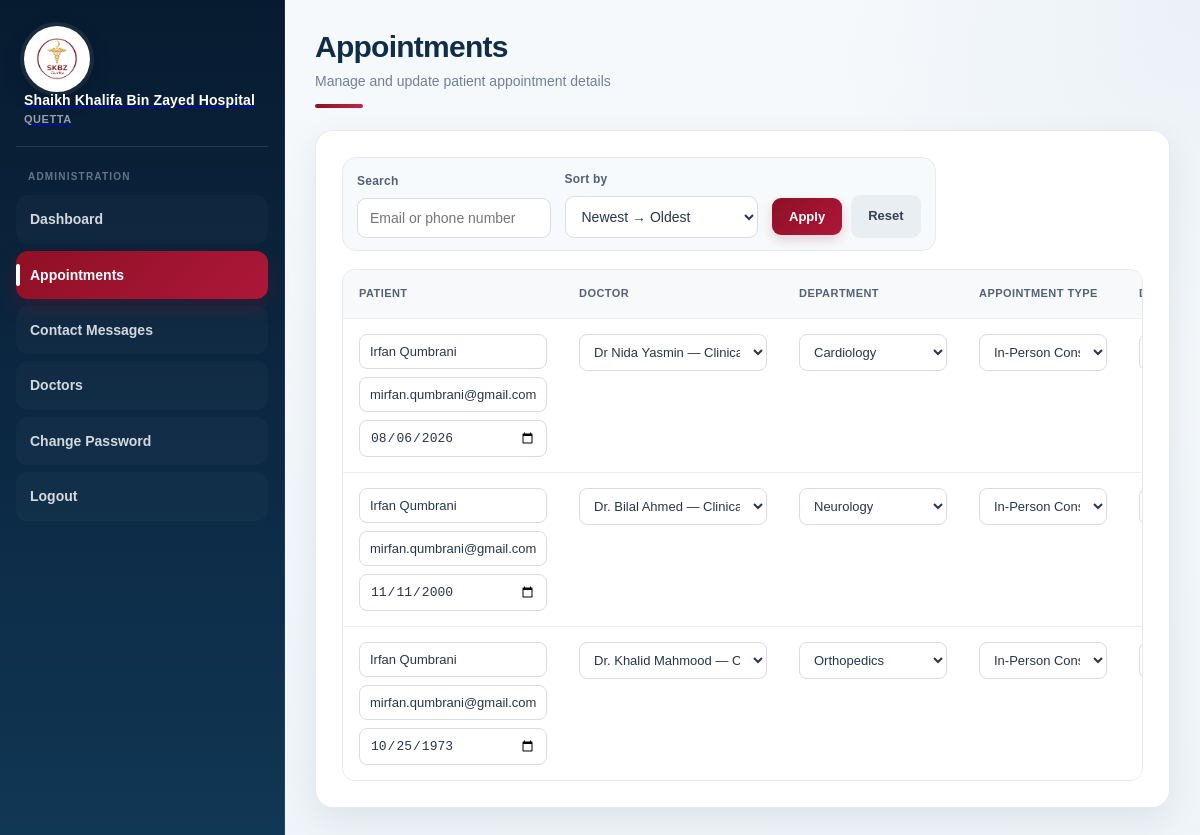
The page /admin/appointments.php (signed in) on the database its author committed.
### tables this page shows
CREATE TABLE `appointments` (
  `appointment_id` int(11) NOT NULL,
  `patient_id` int(11) NOT NULL,
  `doctor_id` int(11) NOT NULL,
  `department_id` int(11) NOT NULL,
  `appointment_type` enum('In-Person Consultation','Follow-up Visit','General Check-up') NOT NULL,
  `appointment_date` date NOT NULL,
  `appointment_time` time NOT NULL,
  `visit_reason` varchar(255) DEFAULT NULL,
  `additional_message` text DEFAULT NULL,
  `medical_record_path` varchar(255) DEFAULT NULL,
  `status` enum('Pending','Confirmed','Completed','Cancelled') DEFAULT 'Pending',
  `created_at` timestamp NOT NULL DEFAULT current_timestamp()
);

CREATE TABLE `patients` (
  `patient_id` int(11) NOT NULL,
  `full_name` varchar(120) NOT NULL,
  `email` varchar(150) NOT NULL,
  `phone` varchar(30) NOT NULL,
  `date_of_birth` date DEFAULT NULL,
  `gender` enum('Male','Female','Other','Prefer not to say') DEFAULT NULL,
  `created_at` timestamp NOT NULL DEFAULT current_timestamp()
);

### admin/appointments.php (the view, shortened to what this page needs)
<?php
require_once __DIR__ . "/auth.php";
$search = trim($_GET["search"] ?? "");
$sortOrder = $_GET["sort_by"] ?? "newest_first";
$departmentOptions = $pdo->query(
    "SELECT department_id, department_name
     FROM departments
     ORDER BY department_name"
)->fetchAll();
$doctorOptions = $pdo->query(
    "SELECT
        d.doctor_id,
        d.department_id,
        d.full_name,
        d.specialization,
        dep.department_name
     FROM doctors d
     LEFT JOIN departments dep
        ON dep.department_id = d.department_id
     WHERE d.status = 'active'
     ORDER BY d.full_name"
)->fetchAll();
$sql = "
    SELECT
        a.appointment_id,
        a.patient_id,
        p.full_name AS patient_name,
        p.email,
        p.phone,
        p.gender,
        p.date_of_birth,
        d.doctor_id,
        dep.department_id,
        d.full_name AS doctor_name,
        dep.department_name,
        a.appointment_type,
        a.appointment_date,
        a.appointment_time,
        a.visit_reason,
        a.medical_record_path,
        a.status
    FROM appointments a
    LEFT JOIN patients p
        ON p.patient_id = a.patient_id
    LEFT JOIN doctors d
        ON d.doctor_id = a.doctor_id
    LEFT JOIN departments dep
        ON dep.department_id = a.department_id
";
$params = [];
if ($sortOrder === "oldest_first") {
    $sql .= "
        ORDER BY
            a.appointment_date ASC,
            a.appointment_time ASC
    ";
} else {
    $sql .= "
        ORDER BY
            a.appointment_date DESC,
            a.appointment_time DESC
    ";
}
$stmt = $pdo->prepare($sql);
$stmt->execute($params);
$appointments = $stmt->fetchAll();
?>
<!DOCTYPE html>
<html lang="en">
<head>
    <link rel="stylesheet" href="../Style.css">
</head>
<body class="admin-page-body">
    <div class="admin-shell admin-app">
        <aside class="sidebar">
            <div class="brand">
                <a href="../index.html">
                    <div class="brand-badge">
                        <img src="../images/logo.png" alt="Shaikh Khalifa Bin Zayed Hospital logo">
                    </div>
                    <div class="brand-text">
                        <div class="brand-title">
                            Shaikh Khalifa Bin Zayed Hospital
                        </div>
                        <div class="brand-location">
                            Quetta
                        </div>
                    </div>
                </a>
            </div>
            <nav class="nav">
                <div class="nav-label">
                    Administration
                </div>
                <a href="dashboard.php">
                    Dashboard
                </a>
                <a class="active" href="appointments.php">
                    Appointments
                </a>
                <a href="contact-messages.php">
                    Contact Messages
                </a>
                <a href="doctors.php">
                    Doctors
                </a>
                <a href="change-password.php">
                    Change Password
                </a>
                <a href="logout.php">
                    Logout
                </a>
            </nav>
        </aside>
        <main class="content">
            <div class="page-header">
                <div class="page-title-area">
                    <h1>
                        Appointments
                    </h1>
                    <p>
                        Manage and update patient appointment details
                    </p>
                    <div class="page-header-line"></div>
                </div>
            </div>
            <div class="card">
                <div class="dashboard-toolbar appointment-toolbar">
                    <form method="GET" action="appointments.php" class="filter-bar compact-filter-bar">
                        <div class="filter-field appointment-search-field">
                            <label for="appointment-search">
                                Search
                            </label>
                            <input type="text" id="appointment-search" name="search" value="<?php echo htmlspecialchars(
                                $search,
                                ENT_QUOTES,
                                'UTF-8'
                            ); ?>" placeholder="Email or phone number">
                        </div>
                        <div class="filter-field">
                            <label for="sort_by">
                                Sort by
                            </label>
                            <select id="sort_by" name="sort_by">
                                <option value="newest_first" <?php echo
                                    $sortOrder === "newest_first"
                                    ? "selected"
                                    : "";
                                ?>>
                                    Newest → Oldest
                                </option>
                            </select>
                        </div>
                        <div class="filter-actions">
                            <button type="submit">
                                Apply
                            </button>
                            <a href="appointments.php">
                                Reset
                            </a>
                        </div>
                    </form>
                </div>
                <div class="appointment-table-window">
                    <table class="admin-table admin-edit-table">
                        <thead>
                            <tr>
                                <th>Patient</th>
                                <th>Doctor</th>
                                <th>Department</th>
                                <th>Appointment Type</th>
                                <th>Date</th>
                            </tr>
                        </thead>
                        <tbody>
                            <?php if (empty($appointments)): ?>
                                <tr>
                                    <td colspan="11">
                                        <?php if ($search !== ""): ?>
                                            No appointments found for
                                            "<?php echo htmlspecialchars(
                                                $search,
                                                ENT_QUOTES,
                                                'UTF-8'
                                            ); ?>".
                                        <?php else: ?>
                                            No appointments found.
                                        <?php endif; ?>
                                    </td>
                                </tr>
                            <?php else: ?>
                                <?php foreach ($appointments as $appointment): ?>
                                    <tr>
                                        <form method="POST" action="appointments.php" class="admin-inline-edit-form">
                                            <td>
                                                <div class="admin-inline-stack">
                                                    <input type="text" name="patient_name" value="<?php echo htmlspecialchars(
                                                        $appointment["patient_name"] ?? "",
                                                        ENT_QUOTES,
                                                        "UTF-8"
                                                    ); ?>">
                                                    <input type="email" name="patient_email" value="<?php echo htmlspecialchars(
                                                        $appointment["email"] ?? "",
                                                        ENT_QUOTES,
                                                        "UTF-8"
                                                    ); ?>">
                                                    <input type="date" name="date_of_birth" value="<?php echo htmlspecialchars(
                                                        $appointment["date_of_birth"] ?? "",
                                                        ENT_QUOTES,
                                                        "UTF-8"
                                                    ); ?>">
                                                </div>
                                            </td>
                                            <td>
                                                <select name="doctor_id">
                                                    <?php foreach ($doctorOptions as $doctor): ?>
                                                        <option value="<?php echo
                                                            (int) $doctor["doctor_id"];
                                                        ?>" <?php echo
                                                            (int) $doctor["doctor_id"] ===
                                                            (int) ($appointment["doctor_id"] ?? 0)
                                                            ? "selected"
                                                            : "";
                                                        ?>>
                                                            <?php echo htmlspecialchars(
                                                                $doctor["full_name"] .
                                                                " — " .
                                                                ($doctor["specialization"] ??
                                                                    "Qualification not set") .
                                                                " (" .
                                                                ($doctor["department_name"] ??
                                                                    "Department not set") .
                                                                ")",
                                                                ENT_QUOTES,
                                                                "UTF-8"
                                                            ); ?>
                                                        </option>
                                                    <?php endforeach; ?>
                                                </select>
                                            </td>
                                            <td>
                                                <select name="department_id">
                                                    <?php foreach ($departmentOptions as $department): ?>
                                                        <option value="<?php echo
                                                            (int) $department[
                                                                "department_id"
                                                            ];
                                                        ?>" <?php echo
                                                            (int) $department[
                                                                "department_id"
                                                            ] ===
                                                            (int) ($appointment[
                                                                "department_id"
                                                            ] ?? 0)
                                                            ? "selected"
                                                            : "";
                                                        ?>>
                                                            <?php echo htmlspecialchars(
                                                                $department[
                                                                    "department_name"
                                                                ],
                                                                ENT_QUOTES,
                                                                "UTF-8"
                                                            ); ?>
                                                        </option>
                                                    <?php endforeach; ?>
                                                </select>
                                            </td>
                                            <td>
                                                <select name="appointment_type">
                                                    <option value="In-Person Consultation" <?php echo
                                                        ($appointment[
                                                            "appointment_type"
                                                        ] ?? "") ===
                                                        "In-Person Consultation"
                                                        ? "selected"
                                                        : "";
                                                    ?>>
                                                        In-Person Consultation
                                                    </option>
                                                </select>
                                            </td>
                                            <td>
                                                <input type="date" name="appointment_date" value="<?php echo htmlspecialchars(
                                                    $appointment[
                                                        "appointment_date"
                                                    ] ?? "",
                                                    ENT_QUOTES,
                                                    "UTF-8"
                                                ); ?>">
                                            </td>
                                        </form>
                                    </tr>
                                <?php endforeach; ?>
                            <?php endif; ?>
                        </tbody>
                    </table>
                </div>
            </div>
        </main>
    </div>
</body>
</html>

### rows shown on the page
appointments: patient_name "Irfan Qumbrani", patient_email "mirfan.qumbrani@gmail.com", date_of_birth "08/06/2026", appointment_type "In-Person Consultation", appointment_date "11/11/2027"
appointments: patient_name "Irfan Qumbrani", patient_email "mirfan.qumbrani@gmail.com", date_of_birth "11/11/2000", appointment_type "In-Person Consultation", appointment_date "08/19/2026"
appointments: patient_name "Irfan Qumbrani", patient_email "mirfan.qumbrani@gmail.com", date_of_birth "10/25/1973", appointment_type "In-Person Consultation", appointment_date "08/18/2026"

### other values the page prints
form field doctor_id "Dr Nida Yasmin — Clinical Cardiology (Cardiology)"
form field department_id "Cardiology"
form field doctor_id "Dr. Bilal Ahmed — Clinical Neurology (Neurology)"
form field department_id "Neurology"
form field doctor_id "Dr. Khalid Mahmood — Orthopedic Surgery (Orthopedics)"
form field department_id "Orthopedics"
